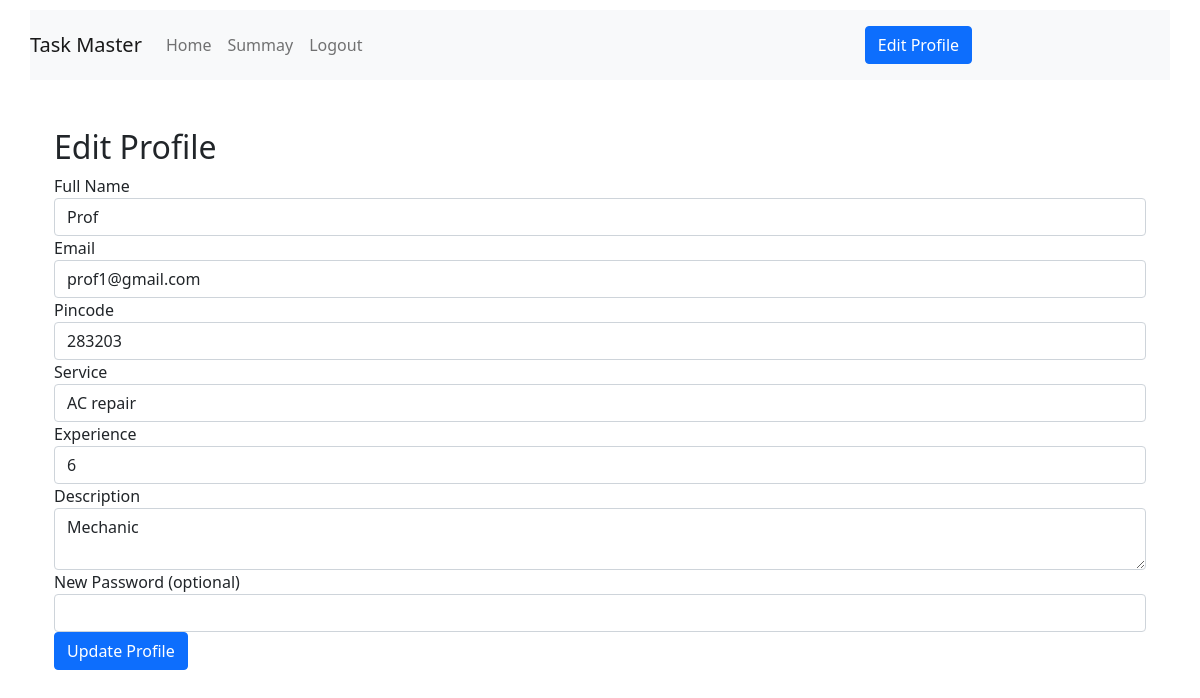
/edit_profile (signed in), run on an earlier commit of the app's database.
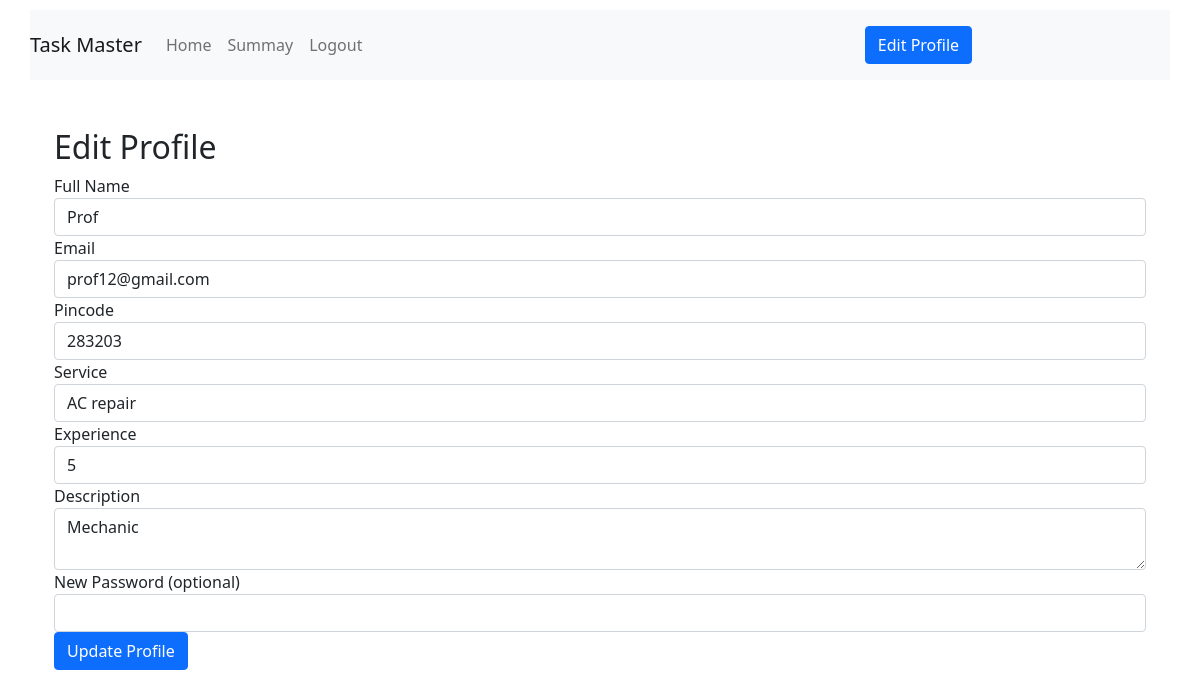
And on a later commit of the database.
### backend/models.py (models this page shows)
class Professional(db.Model):
    __tablename__="professional"
    id=db.Column(db.Integer,primary_key=True)
    email=db.Column(db.String,nullable=False,unique=True)
    full_name=db.Column(db.String,nullable=False)
    password=db.Column(db.String,nullable=False)
    service=db.Column(db.String,nullable=False)
    experience=db.Column(db.String,nullable=False)
    pincode=db.Column(db.String,nullable=False)
    Description=db.Column(db.String,nullable=False)
    is_approved = db.Column(db.Boolean, default=False)
    is_rejected= db.Column(db.Boolean, default=False)
    is_active=db.Column(db.Boolean, default=True)
    role=db.Column(db.Integer,nullable=False,default=2)
    Service_request=db.relationship("Service_request",backref="professional",lazy=True)

### backend/controllers.py (the view, shortened to what this page needs)
@app.route('/edit_profile',methods=['GET','POST'])
def edit_profile():
    if 'costumer_id'in session:
        user = Costumer.query.get(session['costumer_id'])
        template = '/costumer/edit_profile.html'
        user_type = 'costumer'
    elif 'professional_id' in session:
        user = Professional.query.get(session['professional_id'])
        template = '/professional/edit_profile.html'
        user_type = 'professional'
    else:
        flash('Login to continue')
        return redirect(url_for('login'))
    return render_template(template, user=user)

### templates/professional/edit_profile.html
{% extends 'layout2.html' %}
{% block content %}
<div class="container mt-5">
    <h2>Edit Profile</h2>
    <form method="POST" action="{{ url_for('edit_profile') }}">
        <div class="form-group">
            <label>Full Name</label>
            <input type="text" name="full_name" class="form-control" value="{{ user.full_name }}" required>
        </div>
        <div class="form-group">
            <label>Email</label>
            <input type="email" name="email" class="form-control" value="{{ user.email }}" required>
        </div>
        <div class="form-group">
            <label>Pincode</label>
            <input type="text" name="pincode" class="form-control" value="{{ user.pincode }}" required>
        </div>
        <div class="form-group">
            <label>Service</label>
            <input type="text" name="service" class="form-control" value="{{ user.service }}" required>
        </div>
        <div class="form-group">
            <label>Experience</label>
            <input type="text" name="experience" class="form-control" value="{{ user.experience }}" required>
        </div>
        <div class="form-group">
            <label>Description</label>
            <textarea name="description" class="form-control">{{ user.Description }}</textarea>
        </div>
        <div class="form-group">
            <label>New Password (optional)</label>
            <input type="password" name="new_password" class="form-control">
        </div>
        <button type="submit" class="btn btn-primary">Update Profile</button>
    </form>
</div>
{% endblock %}

What changed in the data, as far as the page shows it:
changed Professional "Prof": email "prof1@gmail.com" → "prof12@gmail.com"; experience "6" → "5"
